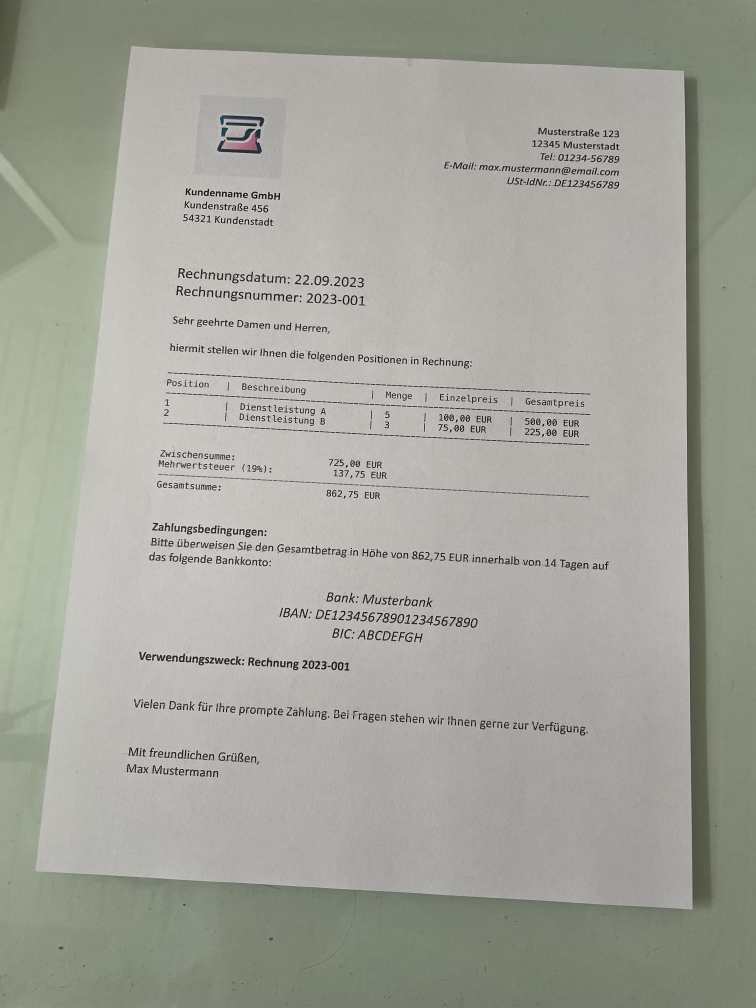
#> input picture scan-app/examples/img4.jpeg, 3024 x 4032 px (shown at 1/4 size); its folder holds 3 pictures in this run
$ python main.py
#> lines starting #> are read from the running program, lines starting #| are printed output that depends on the picture; after the words box and inside, x2 and y2 are one past the last pixel; in counts of white or black regions, pixels touching at a corner belong together
import cv2
import os
import matplotlib.pyplot as plt
import matplotlib.cm as cm
import numpy as np

from matplotlib.widgets import RadioButtons
from matplotlib.widgets import Button, Slider


imagesArray = []
titlesArray = []

def plot(images, titles):
    fig, axes = plt.subplots(len(images) + 1, len(images[0]), sharex=False, sharey=False, gridspec_kw={'height_ratios': [3, 1]})
    fig.tight_layout()

    # Color Mode
    axes[len(axes)-1][0].set_title('Color Mode')
    axes[len(axes)-1][0].axis('off')
    radio = RadioButtons(axes[len(axes)-1][0], ('Color', 'Grayscale', 'Binary'))
    radio.on_clicked(lambda label: change_color_mode(label, axes, fig))

    # Helligkeit
    helligkeit_slider = Slider(
        ax=axes[len(axes) - 1][1],
        label='Kontrast',
        valmin=0.1,
        valmax=3.0,
        valinit=1.0,
        valstep=0.1
        )
    helligkeit_slider.on_changed(lambda val: change_contrast(val, axes, fig))

    # Kontrast
    kontrast_slider = Slider(
        ax=axes[len(axes) - 1][2],
        label='Helligkeit',
        valmin=1,
        valmax=100,
        valinit=50,
        valstep=1
        )
    kontrast_slider.on_changed(lambda val: change_brightness(val, axes, fig))

    plot_images(images, titles, axes)

    plt.show()

def plot_images(images, titles, axes):
    for i, axes2 in enumerate(axes[0:len(axes)-1]):
        axes2[0].set_ylabel(titles[i], rotation=90)

        for j, key in enumerate(images[0]):
            axes[0][j].set_title(key)

        for img, ax in zip(images[i].values(), axes2):
            #ax.tick_params(axis='both', which='both', left=False, bottom=False, labelleft=False, labelbottom=False)
            ax.clear()
            ax.imshow(img, cmap=cm.gray)


def change_color_mode(label, axes, fig):
    if (label == 'Color'):
        for img in imagesArray:
            img['result'] = img['cropped']
    elif (label == 'Grayscale'):
        for img in imagesArray:
            img['result'] = grayscale_image(img['cropped'])
    elif (label == 'Binary'):
        for img in imagesArray:
            img['result'] = cv2.adaptiveThreshold(grayscale_image(img['cropped']), 255, cv2.ADAPTIVE_THRESH_GAUSSIAN_C, cv2.THRESH_BINARY, 11, 15)
    plot_images(imagesArray, titlesArray, axes)

    fig.canvas.draw_idle()

def change_brightness(val, axes, fig):
    for img in imagesArray:
        img['result'] = cv2.convertScaleAbs(img['cropped'], beta=val)
    plot_images(imagesArray, titlesArray, axes)
    fig.canvas.draw_idle()

def change_contrast(val, axes, fig):
    for img in imagesArray:
        img['result'] = cv2.convertScaleAbs(img['cropped'], alpha=val)
    plot_images(imagesArray, titlesArray, axes)
    fig.canvas.draw_idle()


def gen_images(path, idx = -1):
#> called with path = './examples/', idx = 1
    if (idx != -1):
        list = [os.listdir(path)[idx]]

    for img_file in list:
        img = cv2.imread(os.path.join(path, img_file))
#> img is the input picture: shape (4032, 3024, 3); mean B, G, R 155.1, 163.8, 163
        img = cv2.resize(img, (0,0), fx=0.25, fy=0.25)
#> img: shape (1008, 756, 3)
        imagesArray.append(apply_effects(img))
        titlesArray.append(os.fsdecode(img_file))


def grayscale_image(img):
    img_grayscale = cv2.cvtColor(img, cv2.COLOR_BGR2GRAY)
    return img_grayscale


def blur_image(img):
    img_blurred = cv2.GaussianBlur(img, ksize=(5, 5), sigmaX=0)
    return img_blurred


def do_closing_operation(img):
    kernel = cv2.getStructuringElement(cv2.MORPH_RECT, ksize=(11, 5))
    img_closed = cv2.morphologyEx(img, cv2.MORPH_CLOSE, kernel=kernel, iterations=5)
    return img_closed


def binarize_image(img):
    img_binarized = cv2.adaptiveThreshold(img, 255, cv2.ADAPTIVE_THRESH_GAUSSIAN_C, cv2.THRESH_BINARY_INV, 41, 2)
    return img_binarized


def apply_canny_edge_detection(img):
    img_edges = cv2.Canny(img, 10, 20, L2gradient=True)
    kernel = cv2.getStructuringElement(cv2.MORPH_RECT, ksize=(5, 5))
    img_edges = cv2.morphologyEx(img_edges, cv2.MORPH_DILATE, kernel=kernel)
    return img_edges


def add_bounding_box(img, img_original):
    x, y, w, h = cv2.boundingRect(img)
    img_bounding_box = cv2.rectangle(img_original.copy(), (x, y), (x + w, y + h), (255, 0, 0), 10)
    return img_bounding_box

def reduce_points(points, shape, corner_threshold = 200):
    width = shape[1]
    height = shape[0]
    ret_points = np.empty(4, dtype=object)
    ret_points[0] = next((point for point in points if (point[0][0] <= corner_threshold and point[0][1] <= corner_threshold)),[[0, 0]])
    ret_points[1] = next((point for point in points if (point[0][0] <= corner_threshold and point[0][1] >= (height - corner_threshold))),[[0, height]])
    ret_points[2] = next((point for point in points if (point[0][0] >= (width - corner_threshold) and point[0][1] >= (height - corner_threshold))), [[width, height]])
    ret_points[3] = next((point for point in points if (point[0][0] >= (width - corner_threshold) and point[0][1] <= corner_threshold)), [[width, 0]])
    return ret_points

def draw_contours(img, img_original):
    img_contours = img_original.copy()
    contours, hierarchy = cv2.findContours(img, cv2.RETR_EXTERNAL, cv2.CHAIN_APPROX_SIMPLE)
    c = max(contours, key=cv2.contourArea)
    epsilon = 0.05*cv2.arcLength(c,True)
    approx = cv2.approxPolyDP(c, epsilon, True)
    approx = reduce_points(approx, img_original.shape)
    for i in approx:
        cv2.circle(img_contours, i[0], 15, (255,0,0), -1)
    return img_contours, approx

def draw_hough_lines(img_binarized, img_original):
    linesArray = cv2.HoughLinesP(img_binarized, 1, np.pi/180, 150, None, 350, 10)
    img = img_original.copy()
    for i in range(0, len(linesArray)):
        l = linesArray[i][0]
        cv2.line(img, (l[0], l[1]), (l[2], l[3]), (255), lineType=cv2.LINE_4)
    return img

def perspective_transformation(img, points):
    img_transformed = img.copy()
    width = img.shape[1]
    height = img.shape[0]
    pts1 = np.float32([[points[0][0],points[1][0],points[2][0],points[3][0]]])
    pts2 = np.float32([[0,0], [0,height], [width,height], [width, 0]])
    M = cv2.getPerspectiveTransform(pts1,pts2)
    dst = cv2.warpPerspective(img_transformed,M,(width,height))
    return dst

def apply_effects(img_original):
    img_grayscale = grayscale_image(img_original)
    img_blurred = blur_image(img_grayscale)
    img_closed = do_closing_operation(img_blurred)
#> in do_closing_operation, `img_closed = cv2.morphologyEx(img, cv2.MORPH_CLOSE, kernel=kernel, ite..`:
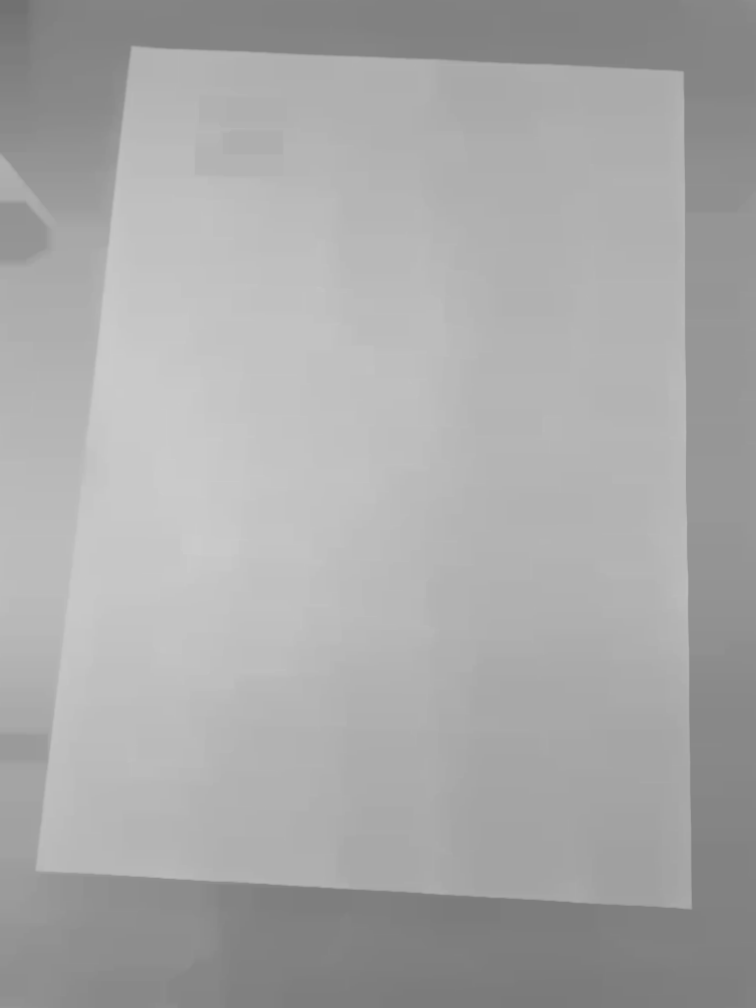
#> img_closed: shape (1008, 756); min 113, max 204, mean 168.5
    img_binarized = binarize_image(img_closed)
#> in binarize_image, `img_binarized = cv2.adaptiveThreshold(img, 255, cv2.ADAPTIVE_THRESH_GA..`:
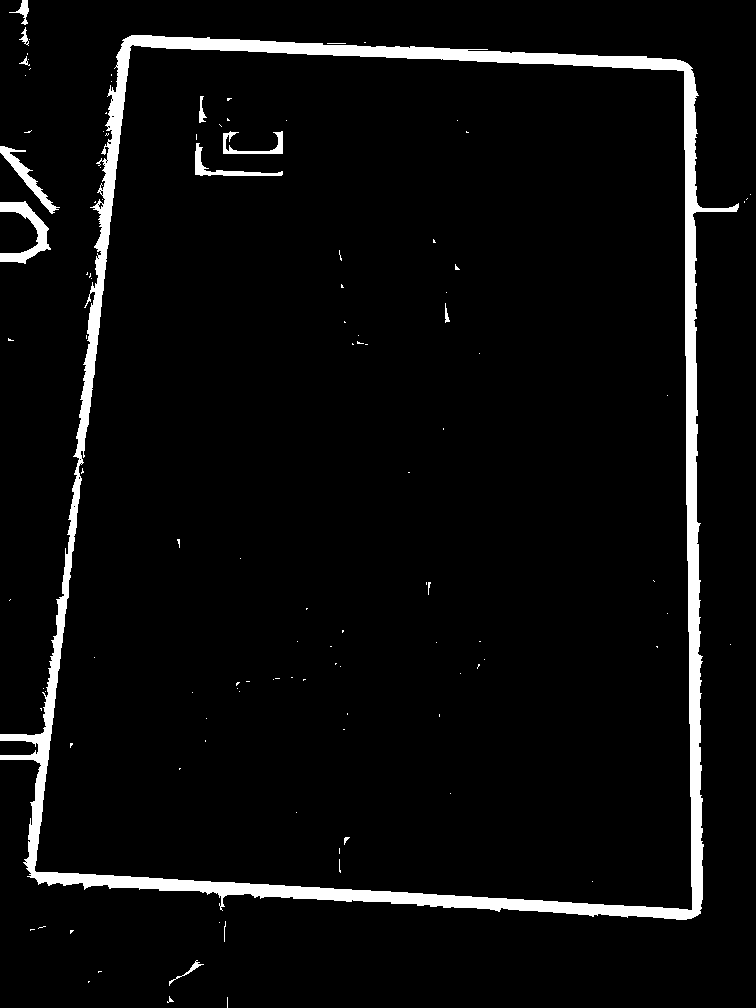
#> img_binarized: shape (1008, 756); 4.8% white; 112 white regions (98 under 20 px), largest, box (x1, y1, x2, y2) and area: (0, 35, 739, 920) 32409, (0, 201, 51, 264) 1118, (0, 146, 60, 214) 752
    img_lines = draw_hough_lines(img_binarized, np.zeros(img_grayscale.shape,dtype=np.uint8))
#> in draw_hough_lines, `linesArray = cv2.HoughLinesP(img_binarized, 1, np.pi/180, 150, None, 3..`: linesArray = 35 rows, first 6: [684, 62, 699, 913], [28, 876, 131, 35], [31, 873, 686, 919], [685, 62, 700, 913], [687, 63, 701, 903], [30, 871, 693, 917]
#> in draw_hough_lines, `img = img_original.copy()`: img: shape (1008, 756); every value is 0
#> the loop in draw_hough_lines, `for i in range(0, len(linesArray)):` made 35 passes
#> l on passes 1 to 12: [684, 62, 699, 913], [28, 876, 131, 35], [31, 873, 686, 919], [685, 62, 700, 913], [687, 63, 701, 903], [30, 871, 693, 917], [685, 269, 696, 915], [27, 876, 130, 36], [688, 64, 700, 778], [30, 876, 118, 152], [68, 534, 129, 36], [685, 206, 697, 915]
#> after the loop in draw_hough_lines, `for i in range(0, len(linesArray)):`:
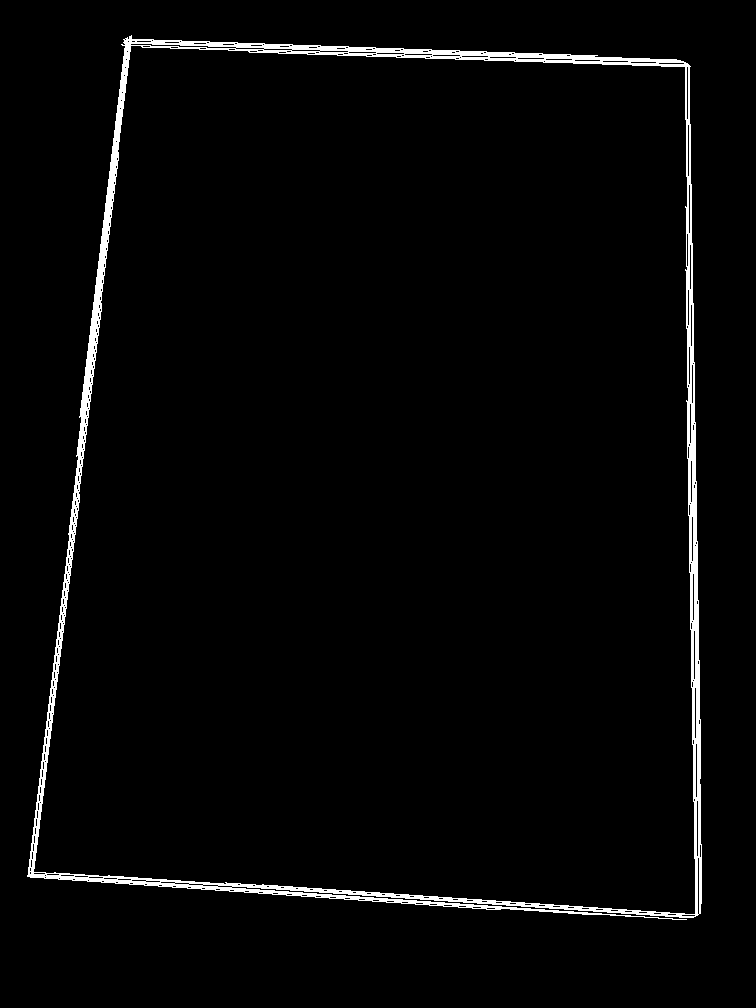
#> img: shape (1008, 756); 2.5% white; 1 white region
    img_contours, points = draw_contours(img_lines, np.zeros(img_grayscale.shape,dtype=np.uint8))
#> in draw_contours, `contours, hierarchy = cv2.findContours(img, cv2.RETR_EXTERNAL, cv2.CHA..`: contours = 1 contour; box (x1, y1, x2, y2) and area: (27, 35, 702, 920) 526752
#> in draw_contours, `c = max(contours, key=cv2.contourArea)`: c = contour of 545 points, box (x1, y1, x2, y2) (27, 35, 702, 920), area 526752
#> in draw_contours, `epsilon = 0.05*cv2.arcLength(c,True)`: epsilon = 198.6
#> in draw_contours, `approx = cv2.approxPolyDP(c, epsilon, True)`: approx = [[123, 39], [27, 876], [697, 915], [690, 66]]
#> the loop in draw_contours, `for i in approx:` made 4 passes
#> after the loop in draw_contours, `for i in approx:`:
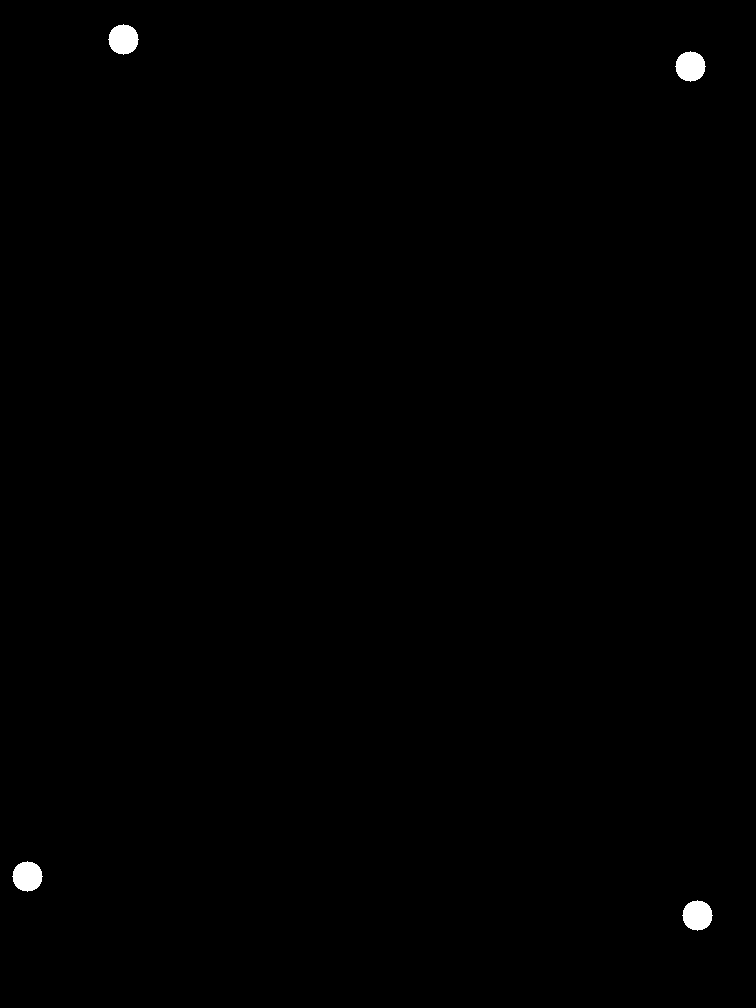
#> img_contours: shape (1008, 756); 0.37% white; 4 white regions, box (x1, y1, x2, y2) and area: (108, 24, 139, 55) 709, (675, 51, 706, 82) 709, (12, 861, 43, 892) 709, (682, 900, 713, 931) 709
    img_perspective = perspective_transformation(img_original, points)
#> in perspective_transformation, `M = cv2.getPerspectiveTransform(pts1,pts2)`: M = [[1.35, 0.155, -171.7], [-0.068, 1.43, -47.32], [2.25e-06, 0.000219, 1]]
#> in perspective_transformation, `dst = cv2.warpPerspective(img_transformed,M,(width,height))`:
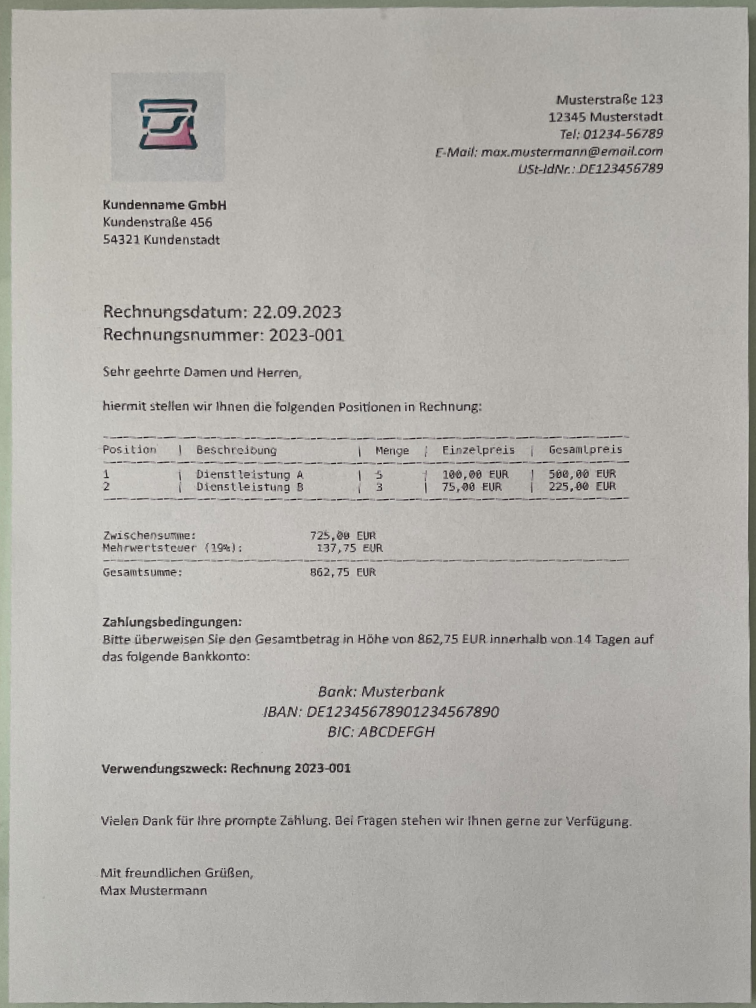
#> dst: shape (1008, 756, 3); mean B, G, R 169.2, 174, 176.1

    return {
        "original": img_original,
        #"grayscale": img_grayscale,
        #"blurred": img_blurred,
        #"closed": img_closed,
        #"binarized": img_binarized,
        #"lines": img_lines,
        #"contours": img_contours,
        "cropped" : img_perspective,
        "result" : img_perspective
    }


if __name__ == "__main__":
    gen_images("./examples/", idx = 1)
    plot(imagesArray, titlesArray)
#> the loop in plot_images, `for i, axes2 in enumerate(axes[0:len(axes)-1]):` made 1 pass
#> in plot, `plt.show()`:
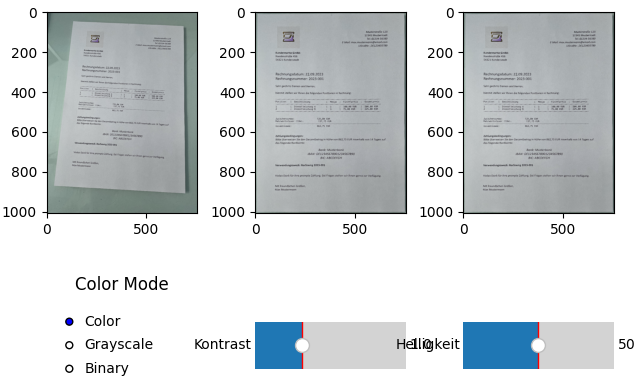
#> figure drawn by matplotlib, 6 panels; B, G, R data is drawn as R, G, B
